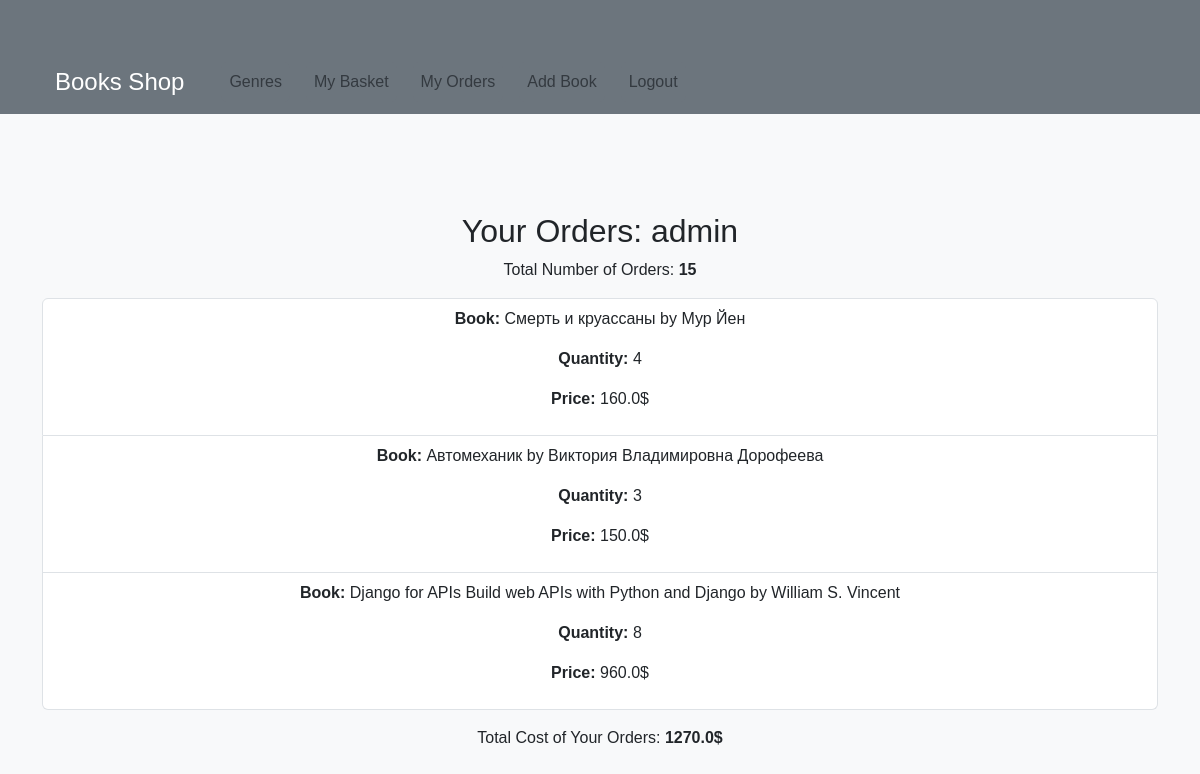
The app's page /orders/ (signed in), older data.
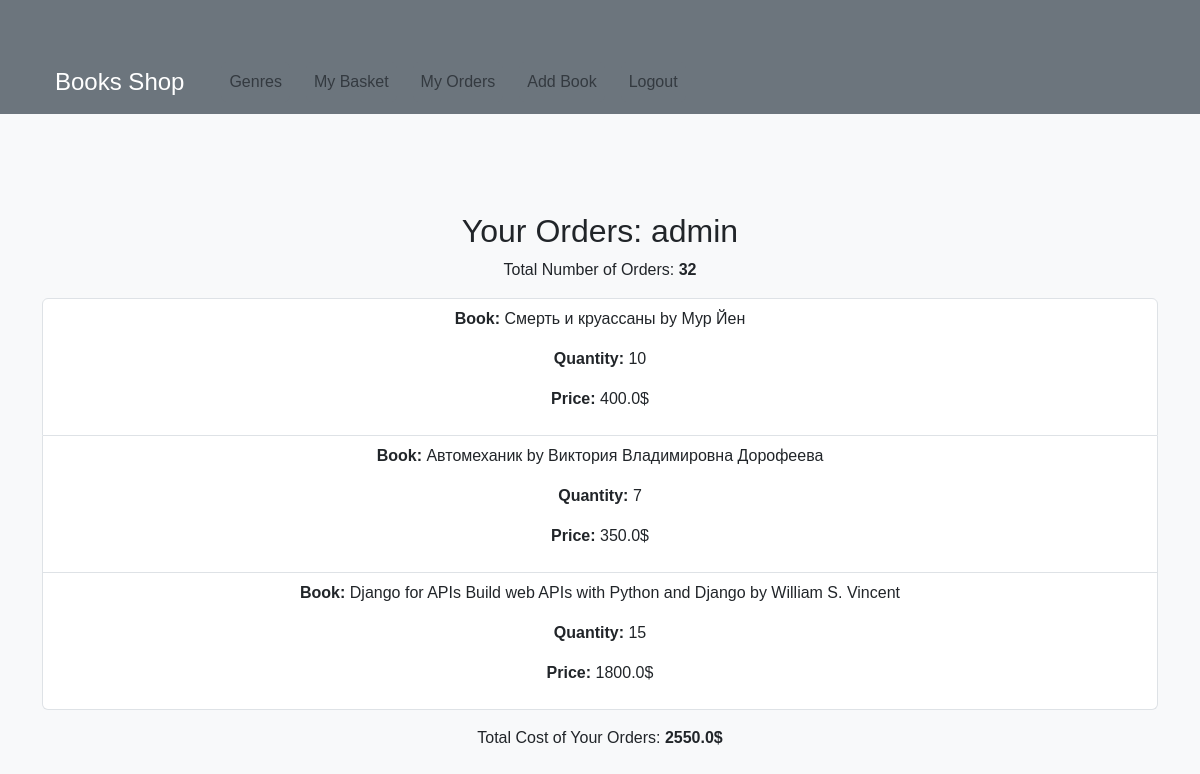
The same page, newer data.
### products/models.py (models this page shows, shortened)
class Orders(models.Model):
    user = models.ForeignKey(User, on_delete=models.CASCADE, null=True, blank=True)
    product = models.ForeignKey(Products, on_delete=models.CASCADE)
    quantity = models.PositiveIntegerField(default=0)
    data_created = models.DateTimeField(auto_now_add=True)
    objects = OrdersQuerySet.as_manager()
    def sum(self):
        return self.quantity * self.product.price

class Products(models.Model):
    user = models.ForeignKey(User, on_delete=models.CASCADE)
    name = models.CharField(max_length=255)
    author = models.CharField(max_length=255, blank=True, null=True)
    description = models.TextField()
    price = models.FloatField()
    categories = models.ForeignKey(Categories, on_delete=models.CASCADE, related_name='books')
    stock = models.IntegerField()
    data_created = models.DateTimeField(auto_now_add=True)
    class Meta:
        verbose_name_plural = "Books"
        verbose_name = "Book"

### products/views.py (the view)
# urls.py: path('orders/', orders_detail, name='orders'),
def orders_detail(request):
    orders = Orders.objects.filter(user=request.user)
    return render(request, 'products/orders_detail.html', {'orders': orders})

### products/models.py (called while the page is built)
    def total_sum(self):
        return sum(order.sum() for order in self)

    def total_quantity(self):
        return sum(order.quantity for order in self)

### products/templates/products/orders_detail.html (shortened to what this page needs)
{% extends 'products/base.html' %}
{% block content %}
    <div class="container mt-5">
        {% if orders %}
            <h2>Your Orders: {{ user }}</h2>
            <p>Total Number of Orders: <b>{{ orders.total_quantity }}</b></p>
            <ul class="list-group mt-3">
                {% for order in orders %}
                    <li class="list-group-item">
                        <p><b>Book:</b> {{ order.product.name }} by {{ order.product.author }}</p>
                        <p><b>Quantity:</b> {{ order.quantity }}</p>
                        <p><b>Price:</b> {{ order.sum }}$</p>
                    </li>
                {% endfor %}
            </ul>
            <p class="mt-3">Total Cost of Your Orders: <b>{{ orders.total_sum }}$</b></p><br><br><br>
        {% else %}
            <h2>Sorry, You Haven't Placed an Order Yet</h2>
        {% endif %}
    </div><br><br><br>
{% endblock %}

Row changes from the older to the newer data that the page shows:
changed Orders "Смерть и круассаны": total_quantity "15" → "32"; quantity "4" → "10"; sum "160.0" → "400.0"; total_sum "1270.0" → "2550.0"
changed Orders "Автомеханик": quantity "3" → "7"; sum "150.0" → "350.0"
changed Orders "Django for APIs Build web APIs with Python and Django": quantity "8" → "15"; sum "960.0" → "1800.0"
